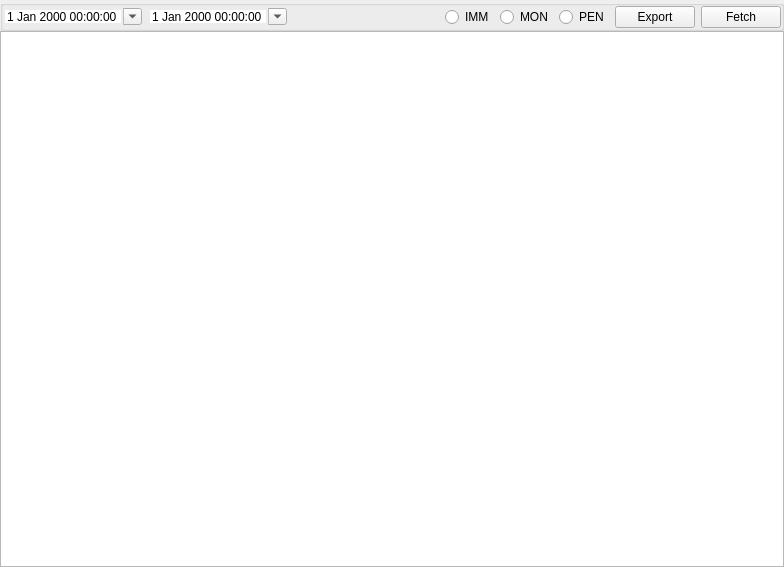
<?xml version="1.0" encoding="UTF-8"?>
<ui version="4.0">
 <class>StatementEntryWidget</class>
 <widget class="QWidget" name="StatementEntryWidget">
  <property name="geometry">
   <rect>
    <x>0</x>
    <y>0</y>
    <width>784</width>
    <height>567</height>
   </rect>
  </property>
  <property name="windowTitle">
   <string/>
  </property>
  <layout class="QGridLayout" name="gridLayout">
   <property name="leftMargin">
    <number>0</number>
   </property>
   <property name="topMargin">
    <number>0</number>
   </property>
   <property name="rightMargin">
    <number>0</number>
   </property>
   <property name="bottomMargin">
    <number>0</number>
   </property>
   <property name="spacing">
    <number>0</number>
   </property>
   <item row="0" column="0">
    <widget class="QGroupBox" name="tableGroup">
     <property name="sizePolicy">
      <sizepolicy hsizetype="Preferred" vsizetype="Preferred">
       <horstretch>0</horstretch>
       <verstretch>0</verstretch>
      </sizepolicy>
     </property>
     <property name="title">
      <string/>
     </property>
     <layout class="QHBoxLayout" name="horizontalLayout_2">
      <property name="spacing">
       <number>-1</number>
      </property>
      <property name="leftMargin">
       <number>0</number>
      </property>
      <property name="topMargin">
       <number>0</number>
      </property>
      <property name="rightMargin">
       <number>0</number>
      </property>
      <property name="bottomMargin">
       <number>0</number>
      </property>
      <item>
       <widget class="DateTimeEdit" name="start">
        <property name="frame">
         <bool>false</bool>
        </property>
        <property name="calendarPopup">
         <bool>true</bool>
        </property>
       </widget>
      </item>
      <item>
       <widget class="DateTimeEdit" name="end">
        <property name="frame">
         <bool>false</bool>
        </property>
        <property name="calendarPopup">
         <bool>true</bool>
        </property>
       </widget>
      </item>
      <item>
       <spacer name="horizontalSpacer_3">
        <property name="orientation">
         <enum>Qt::Orientation::Horizontal</enum>
        </property>
        <property name="sizeHint" stdset="0">
         <size>
          <width>516</width>
          <height>17</height>
         </size>
        </property>
       </spacer>
      </item>
      <item>
       <widget class="QRadioButton" name="rBtnIMM">
        <property name="text">
         <string>IMM</string>
        </property>
       </widget>
      </item>
      <item>
       <widget class="QRadioButton" name="rBtnMON">
        <property name="text">
         <string>MON</string>
        </property>
       </widget>
      </item>
      <item>
       <widget class="QRadioButton" name="rBtnPEN">
        <property name="text">
         <string>PEN</string>
        </property>
       </widget>
      </item>
      <item>
       <widget class="QPushButton" name="pBtnExport">
        <property name="text">
         <string>Export</string>
        </property>
       </widget>
      </item>
      <item>
       <widget class="QPushButton" name="pBtnFetch">
        <property name="text">
         <string>Fetch</string>
        </property>
       </widget>
      </item>
     </layout>
    </widget>
   </item>
   <item row="1" column="0">
    <widget class="QTableView" name="tableView"/>
   </item>
  </layout>
 </widget>
 <customwidgets>
  <customwidget>
   <class>DateTimeEdit</class>
   <extends>QDateTimeEdit</extends>
   <header location="global">widget/datetimeedit.h</header>
  </customwidget>
 </customwidgets>
 <resources/>
 <connections/>
</ui>
